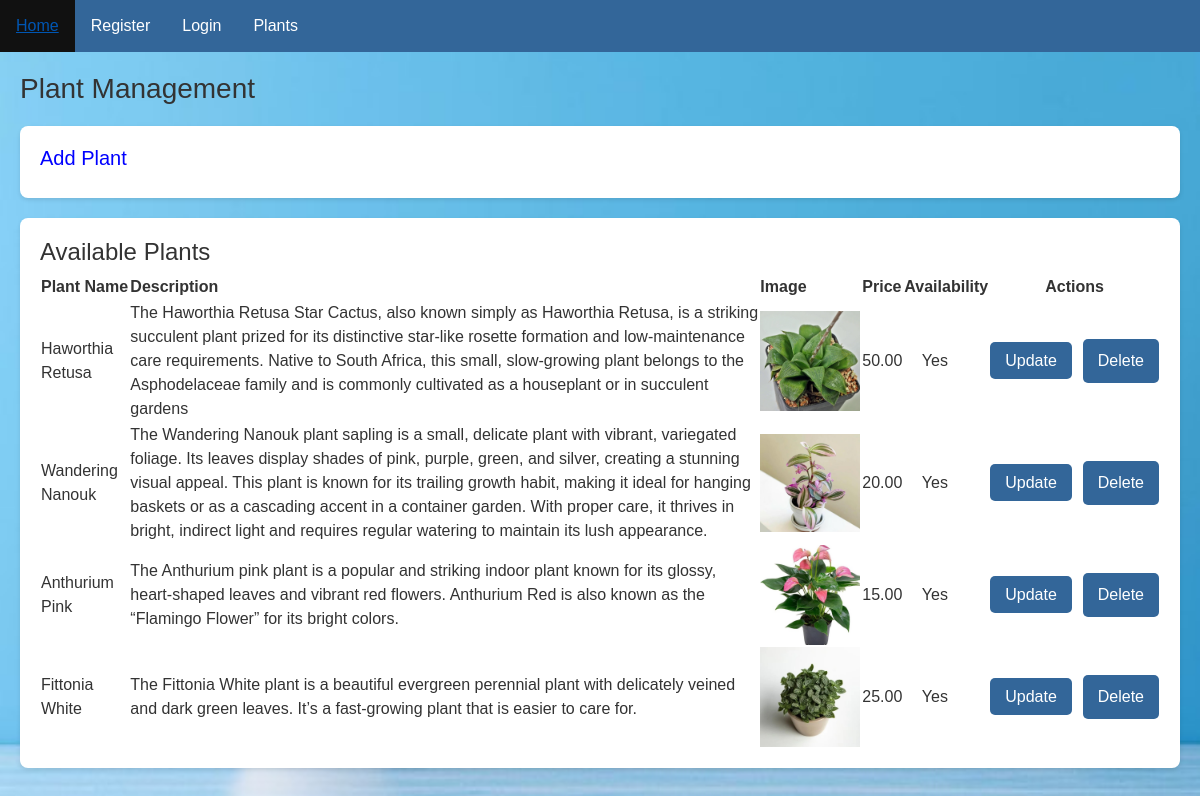
The app's page /plant_management/ with its own data.
### my_app/models.py (models this page shows, shortened)
class Plant(models.Model):
    name = models.CharField(max_length=255)
    description = models.TextField()
    image = models.ImageField(upload_to='plants/')
    price = models.DecimalField(max_digits=10, decimal_places=2)
    availability = models.BooleanField(default=True)

### my_app/views.py (the view)
# urls.py: path('plant_management/', views.plant_management, name='plant_management'),
def plant_management(request):
    plants = Plant.objects.all()
    if request.method == 'POST':
        plant_id = request.POST.get('plant_id')
        if plant_id:
            plant = get_object_or_404(Plant, id=plant_id)
            if request.POST.get('action') == 'delete':
                plant.delete()
                return redirect('plant_management')
        else:
            form = PlantForm(request.POST, request.FILES)
            if form.is_valid():
                form.save()
                return redirect('plant_management')
    else:
        form = PlantForm()
    return render(request, 'plant_management.html', {'plants': plants, 'form': form})

### my_app/templates/plant_management.html (shortened to what this page needs)
{% extends "base.html" %}
{% block content %}
<div class="container">
    <h3>Plant Management</h3>
    <section class="customer-orders">
	<h5><a href="{% url 'add_plant' %}" style="color:blue">Add Plant</a></h5>
    </section>
    <section class="customer-orders">
<h4>Available Plants</h4>
<table>
    <thead>
        <tr>
            <th>Plant Name</th>
            <th>Description</th>
            <th>Image</th>
            <th>Price</th>
            <th>Availability</th>
            <th colspan="2" style="text-align:center;">Actions</th>
        </tr>
    </thead>
    <tbody>
        {% for plant in plants %}
        <tr>
            <td>{{ plant.name }}</td>
            <td>{{ plant.description }}</td>
            <td><img src="{{ plant.image.url }}" alt="{{ plant.name }}" width="100"></td>
            <td>{{ plant.price }}</td>
            <td>&nbsp; &nbsp; {% if plant.availability %}Yes{% else %}No{% endif %}</td>
			<td><a href="{% url 'update_plant' plant.id %}" class="button2">Update</a>&nbsp;&nbsp;</td>
            <td>
                <form method="post" action="{% url 'plant_management' %}">
                    <button type="submit">Delete</button>
                </form>
            </td>
        </tr>
        {% endfor %}
    </tbody>
</table>
    </section>
	</div>
{% endblock %}

### my_app/templates/base.html (shortened to what this page needs)
<!DOCTYPE html>
<html lang="en">
<head>
	{% load static %}
	<link rel="stylesheet" href="https://stackpath.bootstrapcdn.com/bootstrap/4.3.1/css/bootstrap.min.css">
    <link rel="stylesheet" href="../static/styles.css">
</head>
<body>
    <nav>
        <ul>
            {% if user.is_authenticated %}
				<li><a href=""> Welcome: {{ user.username }} </a></li>
				<li><a href="{% url 'home' %}">Home</a></li>
            {% else %}
				<li><a href="{% url 'home' %}">Home</a></li>
                <li><a href="{% url 'register' %}">Register</a></li>
                <li><a href="{% url 'login' %}">Login</a></li>
            {% endif %}
            <li><a href="{% url 'plants' %}">Plants</a></li>
        </ul>
    </nav>
    {% block content %}{% endblock %}
</body>
</html>

### my_app/static/styles.css (style rules this page uses)
nav { background-color: #336699; }
h1, h2, h3 { color: #333; }
ul { list-style-type: none; margin: 0; padding: 0; overflow: hidden; background-color: #336699; }
li { float: left; }
li a { display: block; color: white; text-align: center; padding: 14px 16px; text-decoration: none; }
button { background-color: #336699; color: #fff; border: none; padding: 10px 15px; border-radius: 5px; cursor: pointer; }
body { font-family: 'Arial', sans-serif; margin: 0; padding: 0; background-image: url('imgs/background.jpg'); background-repeat: no-repeat; background-attachment: fixed; background-size: 100% 100%; color: #333; }
.container { max-width: 1200px; margin: 0 auto; padding: 20px; }
.button2 { background-color: #336699; color: #fff; border: none; padding: 10px 15px; border-radius: 5px; cursor: pointer; }
.customer-orders { background-color: #fff; padding: 20px; margin-top: 20px; border-radius: 8px; box-shadow: 0 2px 4px rgba(0, 0, 0, 0.1); }

### records on screen
Plant: name "Haworthia Retusa", description "The Haworthia Retusa Star Cactus, also known simply as Haworthia Retusa, is a striking succulent plant prized for its distinctive star-like rosette formation and low-maintenance care requirements. Native to South Africa, this small, slow-growing plant belongs to the Asphodelaceae family and is commonly cultivated as a houseplant or in succulent gardens", image (picture), price "50.00", availability "Yes"
Plant: name "Wandering Nanouk", description "The Wandering Nanouk plant sapling is a small, delicate plant with vibrant, variegated foliage. Its leaves display shades of pink, purple, green, and silver, creating a stunning visual appeal. This plant is known for its trailing growth habit, making it ideal for hanging baskets or as a cascading accent in a container garden. With proper care, it thrives in bright, indirect light and requires regular watering to maintain its lush appearance.", image (picture), price "20.00", availability "Yes"
Plant: name "Anthurium Pink", description "The Anthurium pink plant is a popular and striking indoor plant known for its glossy, heart-shaped leaves and vibrant red flowers. Anthurium Red is also known as the “Flamingo Flower” for its bright colors.", image (picture), price "15.00", availability "Yes"
Plant: name "Fittonia White", description "The Fittonia White plant is a beautiful evergreen perennial plant with delicately veined and dark green leaves. It’s a fast-growing plant that is easier to care for.", image (picture), price "25.00", availability "Yes"
